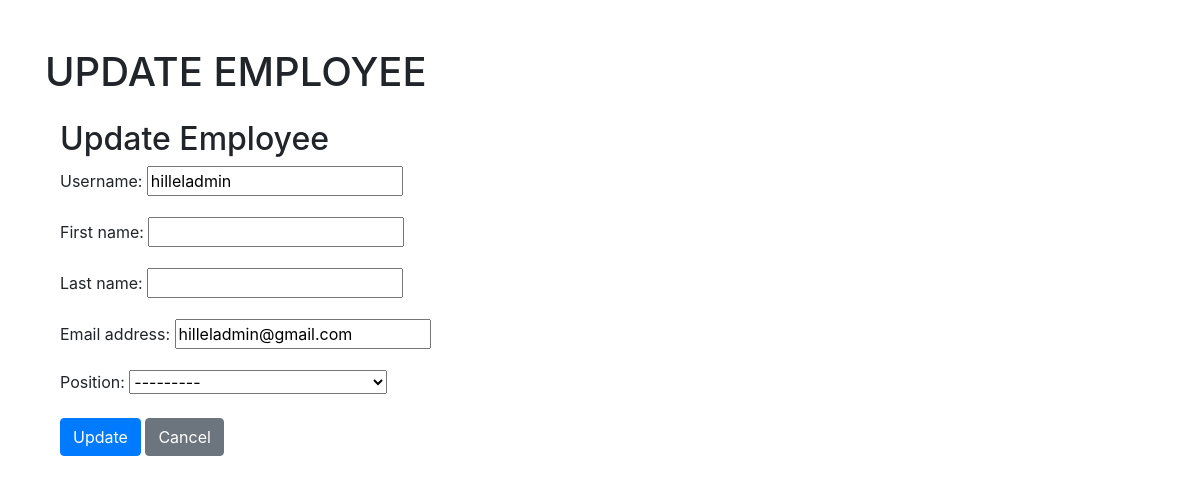
Screenshot of /app/employees/update/1 with the database file from the repository.
### first_app/models/employee.py (models this page shows)
class Employee(AbstractUser):
    birth_date=models.DateField(null=True, blank=True)
    hire_date=models.DateField(null=True, blank=True)
    position=models.ForeignKey('Position', on_delete=models.SET_NULL, null=True)

### first_app/views/func_views.py (the view)
# urls.py: path('employees/update/<int:pk>', func_views.employee_update, name='employee_update'),
def employee_update(request, pk):
    employee=get_object_or_404(Employee, pk=pk)
    if request.method=="POST":
        form=EmployeeForm(request.POST, instance=employee)
        if form.is_valid():
            form.save()
            return redirect(reverse('employee_list'))
        return render(request, 'employee_update.html', {'form': form})
    else:
        form=EmployeeForm(instance=employee)
        return render(request, 'employee_update.html', {'form': form})

### first_app/forms.py
class EmployeeForm(forms.ModelForm):
    class Meta():
        model = Employee
        fields=('username', 'first_name', 'last_name', 'email','position')

### first_app/models/department.py (called while the page is built)
    def __str__(self):
        return self.name

### first_app/models/position.py (called while the page is built)
    def __str__(self):
        return f'{self.title}({self.department})'

### first_app/templates/employee_update.html (shortened to what this page needs)
{% extends 'base.html' %}
{% block content %}
 <h1> UPDATE EMPLOYEE </h1>
<div class="container mt-4">
    <h2>Update Employee</h2>
    <form method="post" class="form">
        {% for field in form %}
        <div class="form-group">
            <label for="{{ field.id_for_label }}">{{ field.label }}:</label>
            {{ field }}
        </div>
        {% endfor %}
        <div class="form-group mt-3">
            <button type="submit" class="btn btn-primary">Update</button>
            <a href="{% url 'employee_list' %}" class="btn btn-secondary">Cancel</a>
        </div>
    </form>
</div>
{% endblock %}

### rows the page displays
Employee: form "hilleladmin" "hilleladmin@gmail.com" "---------"

### other values shown
{{ field.label }} "Username" "First name" "Last name" "Email address" "Position"
